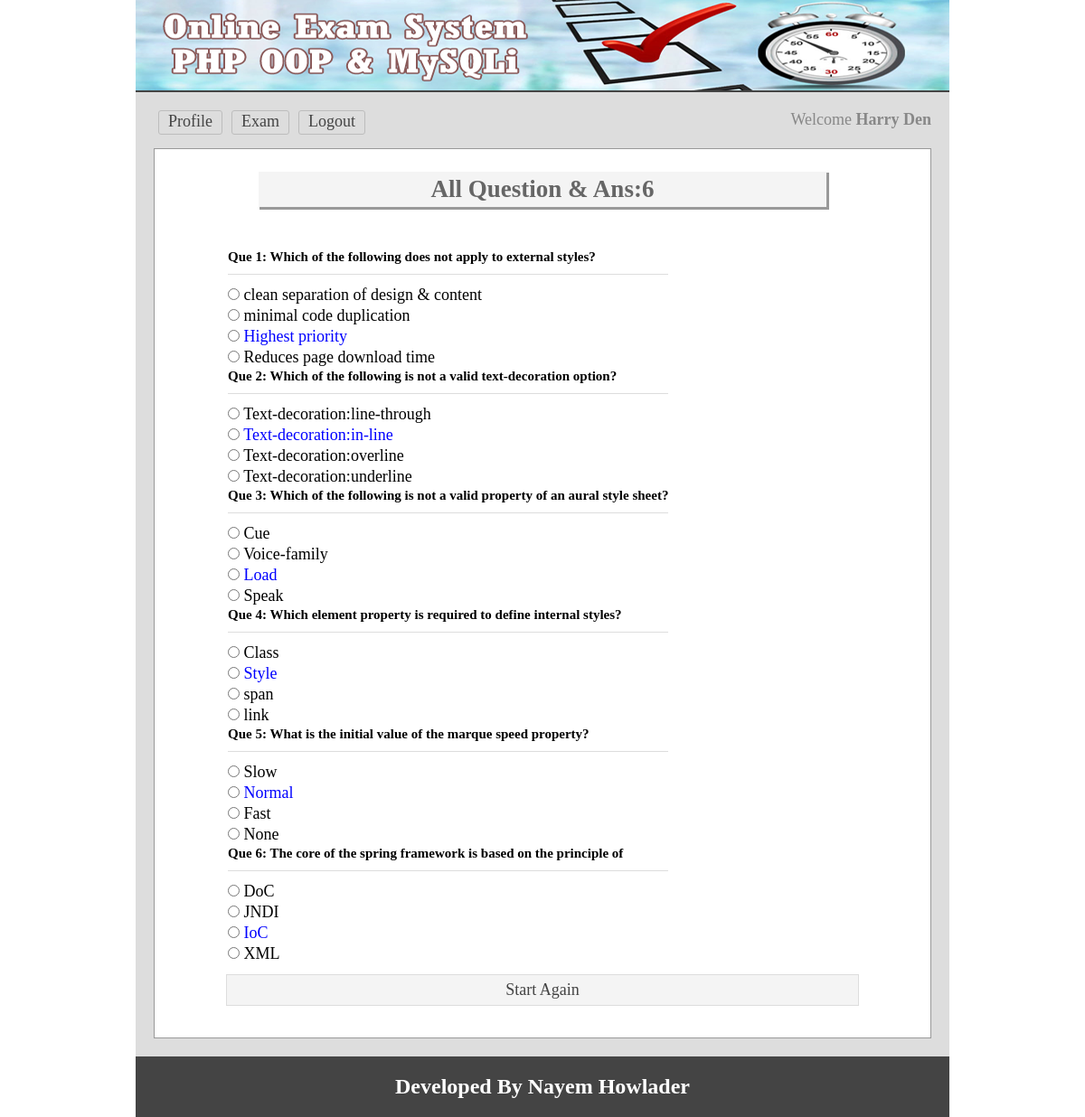
Screenshot of /viewans.php (signed in) with the database file from the repository.
### tables this page shows
CREATE TABLE `tbl_ques` (
  `id` int(11) NOT NULL,
  `quesNo` int(11) NOT NULL,
  `ques` text NOT NULL
);

CREATE TABLE `tbl_ans` (
  `id` int(11) NOT NULL,
  `quesNo` int(11) NOT NULL,
  `rightAns` int(11) NOT NULL DEFAULT '0',
  `ans` text NOT NULL
);

### lib/Session.php (called while the page is built, shortened)
<?php
class Session{
	 public static function get($key){
	 	if (isset($_SESSION[$key])) {
	 		return $_SESSION[$key];
	 	} else {
	 		return false;
	 	}
	 }
}
?>

### classes/Exam.php (called while the page is built, shortened)
<?php
 $filepath = realpath(dirname(__FILE__));
include_once ($filepath.'/../lib/Database.php');
class Exam{
	private $db;
	function __construct()
	{
		$this->db = new Database();
	}
  public function getQueByOrder(){
    $query = "SELECT * FROM  tbl_ques ORDER BY quesNo ASC";
    $result = $this->db->select($query);
    return $result;
  }
  public function getTotalRows(){
    $query = "SELECT * FROM tbl_ques";
    $getResult = $this->db->select($query);
    $total = $getResult->num_rows;
    return $total;
  }
  public function getAnswer($number){
    $query = "SELECT * FROM tbl_ans WHERE quesNo ='$number'";
    $getData = $this->db->select($query);
    return $getData;
  }
}
 ?>

### lib/Database.php (called while the page is built, shortened)
<?php
Class Database{
	public $host   = DB_HOST;
	public $user   = DB_USER;
	public $pass   = DB_PASS;
	public $dbname = DB_NAME;
	public $link;
	private function connectDB(){
	$this->link = new mysqli($this->host, $this->user, $this->pass, $this->dbname);
 }
	public function select($query){
		$result = $this->link->query($query) or die($this->link->error.__LINE__);
		if($result->num_rows > 0){
			return $result;
		} else {
			return false;
		}
	}
}

### viewans.php (the view, shortened to what this page needs)
<?php include 'inc/header.php'; ?>
<?php
$total = $exm->getTotalRows();
 ?>
<div class="main">
<h1>All Question & Ans:<?php echo $total; ?></h1>
	<div class="viewans">
		<table>
			<?php
			$getQues = $exm->getQueByOrder();
			if ($getQues) {
				while ($question = $getQues->fetch_assoc()) {
			 ?>
			<tr>
				<td colspan="2">
				 <h3>Que <?php echo $question['quesNo']; ?>: <?php echo $question['ques']; ?></h3>
				</td>
			</tr>
			<?php
				$number = $question['quesNo'];
				$answer = $exm->getAnswer($number);
				if ($answer) {
					while ($result = $answer->fetch_assoc()) {
			 ?>
			<tr>
				<td>
				 <input type="radio"/>
				 <?php
				 if ($result['rightAns'] == '1') {
				 	echo "<span style='color:blue'>".$result['ans']."</span>";
				 }else{
				 echo $result['ans'];
				}
				 ?>
				</td>
			</tr>
		<?php }} ?>
		<?php }} ?>
		</table>
		<a href="starttest.php">Start Again</a>
</div>
 </div>
<?php include 'inc/footer.php'; ?>

### inc/header.php (shortened to what this page needs)
<?php
	$filepath = realpath(dirname(__FILE__));
	include_once ($filepath.'/../lib/Session.php');
	include_once ($filepath.'/../lib/Database.php');
	$exm = new Exam();
?>
<!doctype html>
<html>
<head>
	<link rel="stylesheet" href="css/main.css">
</head>
<body>
<div class="phpcoding">
	<section class="headeroption"></section>
		<section class="maincontent">
		<div class="menu">
		<ul>
			<?php
			$login = Session::get("login");
			if ($login == true) {?>
			<li><a href="profile.php">Profile</a></li>
			<li><a href="exam.php">Exam</a></li>
			<li><a href="?action=logout">Logout</a></li>
		<?php } else { ?>
			<li><a href="register.php">Register</a></li>
			<li><a href="index.php">Login</a></li>
		<?php } ?>
		</ul>
		<?php
			$login = Session::get("login");
			if ($login == true) {?>
		<span style="float: right;color: #888;">
			Welcome <strong><?php echo Session::get('name') ; ?></strong>
		</span>
		<?php } ?>
		</div>

### inc/footer.php
 </section>
<section class="footeroption">
		<h2><?php echo "Developed By Nayem Howlader"; ?></h2>
	</section>
</div>
</body>
</html>

### css/main.css (style rules this page uses)
* { margin:0;padding:0;outline:none }
body { font-family:verdana }
.phpcoding { width:900px; margin: 0 auto;background:#ddd }
.headeroption { background: #444 url("../img/banner.png") no-repeat scroll 0 0; border-bottom: 2px solid #444444; height: 100px; }
.footeroption { background:#444;color:#fff;text-align:center;padding:20px; }
.headeroption h2, .footeroption h2 { margin:0;font-size:24px }
.maincontent { font-size: 18px; min-height: 430px; padding: 20px; }
.main { background: #fff none repeat scroll 0 0; border: 1px solid #999; margin-top: 10px; min-height: 368px; padding: 15px; width: 828px; }
.main h1 { background: #f4f4f4 none repeat scroll 0 0; box-shadow: 2px 2px 0 1px #999; color: #666; margin: 10px auto 25px; padding: 4px; text-align: center; width: 620px; }
.menu { overflow:hidden; }
.menu ul { margin:0;padding:0;list-style:none }
.menu ul li { display:block;float:left; }
.menu ul li a { border: 1px solid #bdbdbd; border-radius: 3px; color: #444; display: block; margin: 0 5px 5px; padding: 1px 10px 3px; text-decoration: none; }
.starttest, { border: 1px solid #f4f4f4; margin:0 auto; padding: 20px; width: 590px; }
.starttest a, .viewans a { background: #f4f4f4 none repeat scroll 0 0; border: 1px solid #ddd; color: #444; display: block; margin-top: 10px; padding: 6px 10px; text-align: center; text-decoration: none; }
.viewans { margin:0 auto; padding: 20px; width: 700px; }
.viewans h3 { border-bottom: 1px solid #ddd; font-size: 15px; margin-bottom: 10px; padding-bottom: 10px; }

### rows the page displays
tbl_ques: quesNo "1", ques "Which of the following does not apply to external styles?"
tbl_ans: ans "clean separation of design & content"
tbl_ans: ans "minimal code duplication"
tbl_ans: ans "Highest priority"
tbl_ans: ans "Reduces page download time"
tbl_ques: quesNo "2", ques "Which of the following is not a valid text-decoration option?"
tbl_ans: ans "Text-decoration:line-through"
tbl_ans: ans "Text-decoration:in-line"
tbl_ans: ans "Text-decoration:overline"
tbl_ans: ans "Text-decoration:underline"
tbl_ques: quesNo "3", ques "Which of the following is not a valid property of an aural style sheet?"
tbl_ans: ans "Cue"
tbl_ans: ans "Voice-family"
tbl_ans: ans "Load"
tbl_ans: ans "Speak"
tbl_ques: quesNo "4", ques "Which element property is required to define internal styles?"
tbl_ans: ans "Class"
tbl_ans: ans "Style"
tbl_ans: ans "span"
tbl_ans: ans "link"
tbl_ques: quesNo "5", ques "What is the initial value of the marque speed property?"
tbl_ans: ans "Slow"
tbl_ans: ans "Normal"
tbl_ans: ans "Fast"
tbl_ans: ans "None"
tbl_ques: quesNo "6", ques "The core of the spring framework is based on the principle of"
tbl_ans: ans "DoC"
tbl_ans: ans "JNDI"
tbl_ans: ans "IoC"
tbl_ans: ans "XML"

### other values shown
Session::get('name') "Harry Den"
$total "6"
